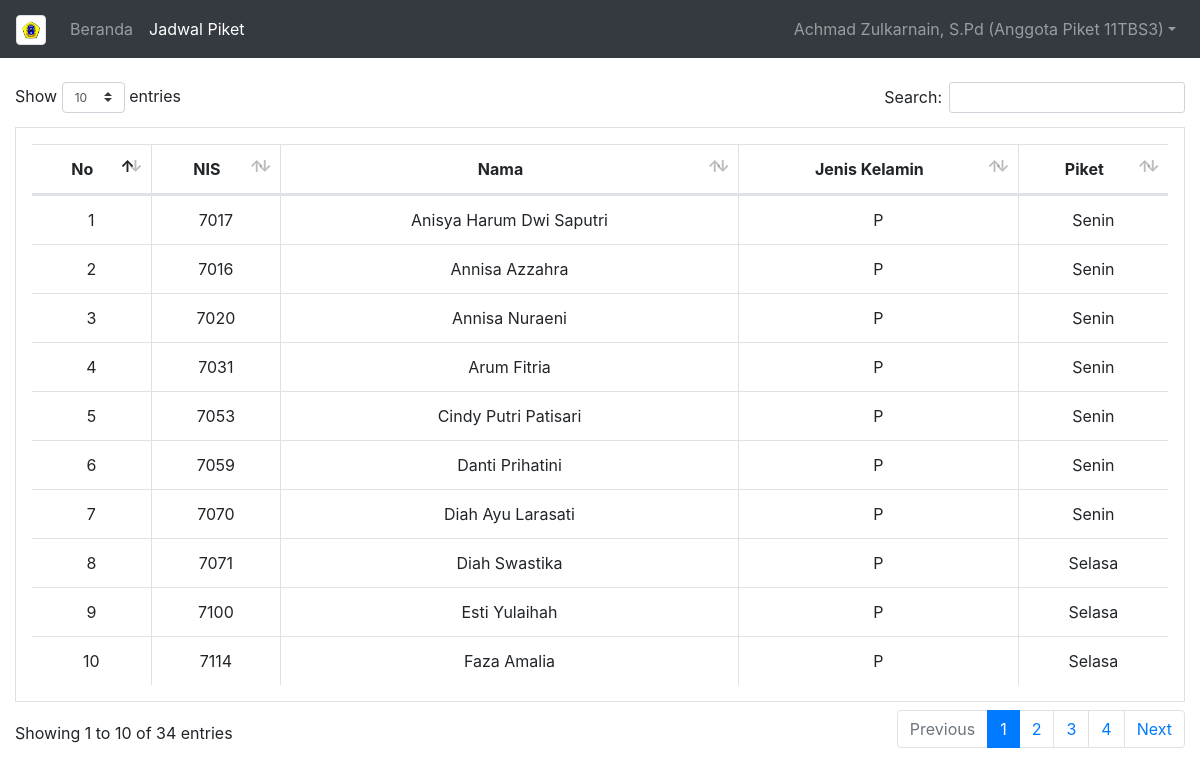
The app's page /jadwalpiket.php (signed in) with its own data.
### tables this page shows
CREATE TABLE `siswa` (
  `no` int(2) NOT NULL,
  `nis` varchar(12) NOT NULL,
  `name` varchar(36) NOT NULL,
  `gender` varchar(1) NOT NULL,
  `kelas` varchar(6) NOT NULL,
  `hari` varchar(6) NOT NULL
);

### jadwalpiket.php (the view, shortened to what this page needs)
<?php
	include 'config.php';
	if(isset($_SESSION['username']) && isset($_SESSION['kelass'])){
    $kelas = $_SESSION['kelass'];
    $nama = $_SESSION['nama'];
		$query = mysqli_query($con,"SELECT * FROM siswa where kelas='$kelas' ORDER BY no ASC");
?>
<!DOCTYPE html>
<html>
<head>
  <link rel="stylesheet" type="text/css" href="css/style.css">
  <link rel="stylesheet" type="text/css" href="DataTables/datatables.min.css"/>
</head>
<body>
    <nav class="navbar navbar-expand-lg navbar-dark bg-dark">
  <a class="navbar-brand" href="index.php"><img class='img-thumbnail' src="img/smkn24.png" width="30" height="30" alt=''></a>
  <div class="collapse navbar-collapse" id="navbarSupportedContent">
    <ul class="navbar-nav mr-auto">
      <li class="nav-item">
        <a class="nav-link" href="index.php">Beranda <span class="sr-only">(current)</span></a>
      </li>
      <li class="nav-item active">
        <a class="nav-link" href="jadwalpiket.php">Jadwal Piket</a>
      </li>
    </ul>
      <ul class="navbar-nav justify-content-end">
        <li class="nav-item dropdown">
            <a class="nav-link dropdown-toggle" href="#" id="dropdown01" data-toggle="dropdown" aria-haspopup="true" aria-expanded="false"><?php echo $nama." (Anggota Piket ".$kelas.")"; ?></a>
          </li>
      </ul>
  </div>
</nav>
<br>
<div class="container-fluid">
<form>
<table class="table text-center table-bordered p-3 table-hover" id="table_id">
  <thead>
    <tr>
      <th scope="col">No</th>
      <th scope="col">NIS</th>
      <th scope="col">Nama</th>
      <th scope="col">Jenis Kelamin</th>
      <th scope="col">Piket</th>
    </tr>
  </thead>
  <tbody id="myTable">
    <?php
  while($data= mysqli_fetch_array($query))
{
  echo "<tr>";
  echo "<td>".$data['no']."</td>";
  echo "<td>".$data['nis']."</td>";
  echo "<td>".$data['name']."</td>";
  echo "<td>".$data['gender']."</td>";
  echo "<td>".$data['hari']."</td>";  ?>
  <?php echo "</tr>";
}
  ?>
  </tbody>
</table>
</form>
</div>
<?php
}
?>

### records on screen
siswa: no "1", nis "7017", name "Anisya Harum Dwi Saputri", gender "P", hari "Senin"
siswa: no "2", nis "7016", name "Annisa Azzahra", gender "P", hari "Senin"
siswa: no "3", nis "7020", name "Annisa Nuraeni", gender "P", hari "Senin"
siswa: no "4", nis "7031", name "Arum Fitria", gender "P", hari "Senin"
siswa: no "5", nis "7053", name "Cindy Putri Patisari", gender "P", hari "Senin"
siswa: no "6", nis "7059", name "Danti Prihatini", gender "P", hari "Senin"
siswa: no "7", nis "7070", name "Diah Ayu Larasati", gender "P", hari "Senin"
siswa: no "8", nis "7071", name "Diah Swastika", gender "P", hari "Selasa"
siswa: no "9", nis "7100", name "Esti Yulaihah", gender "P", hari "Selasa"
siswa: no "10", nis "7114", name "Faza Amalia", gender "P", hari "Selasa"

### other values on screen
$nama "Achmad Zulkarnain, S.Pd"
$kelas "11TBS3"
